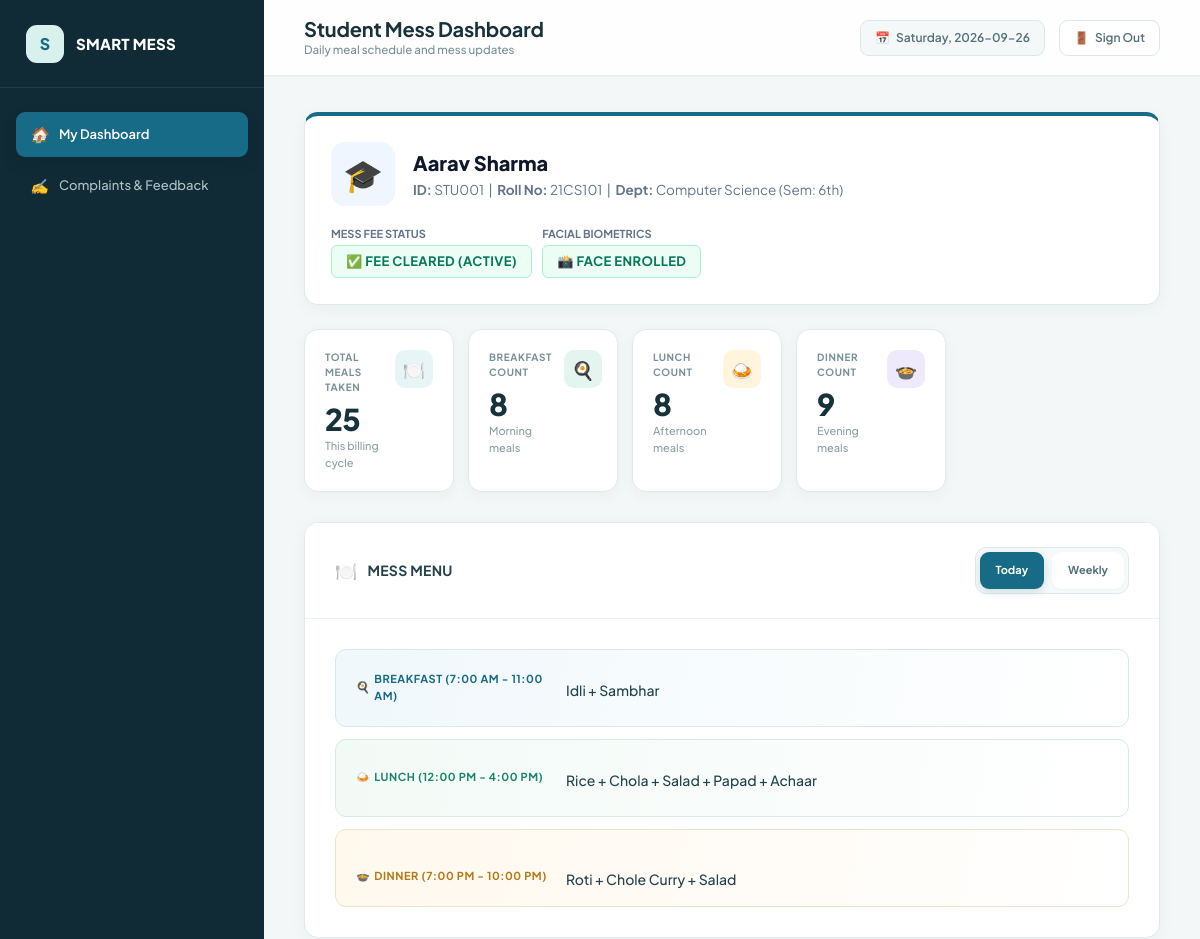
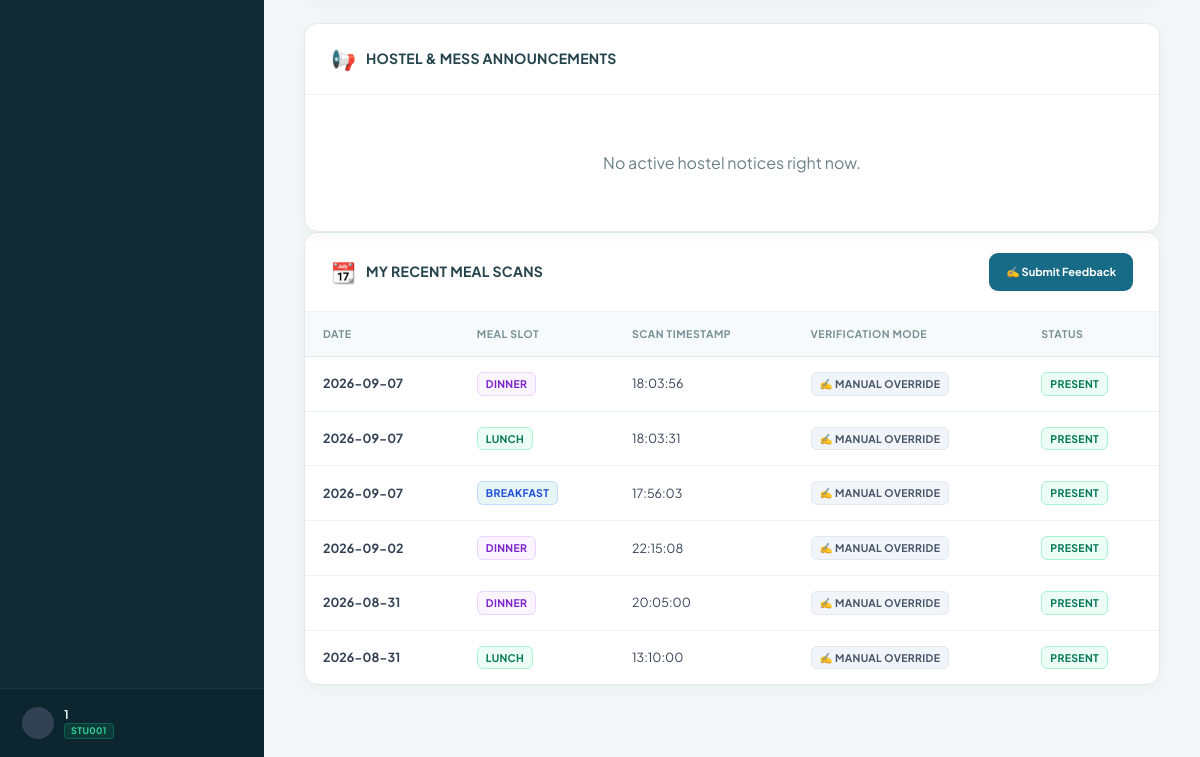
Page /student/dashboard (signed in) on the earlier database version (2 pictures, top to bottom).
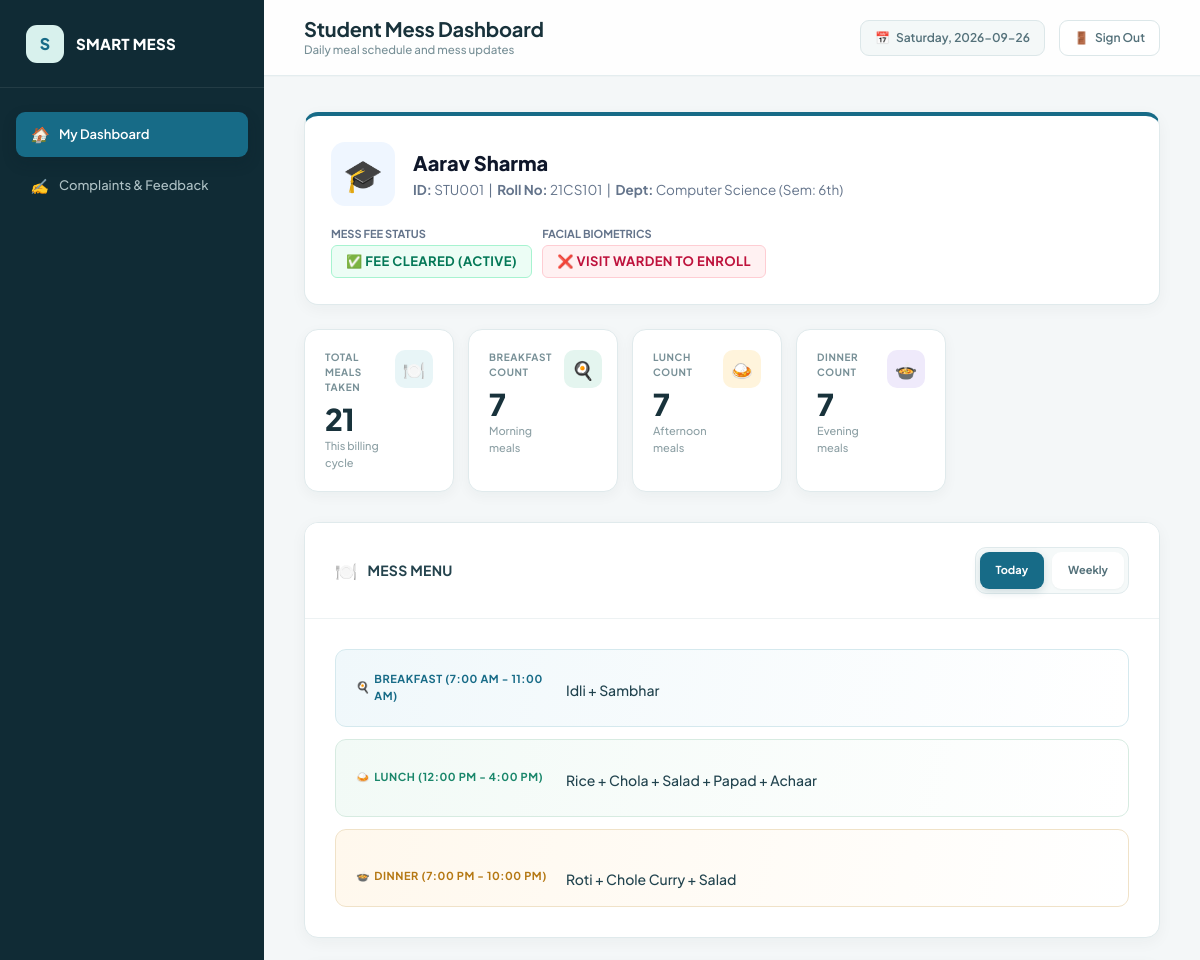
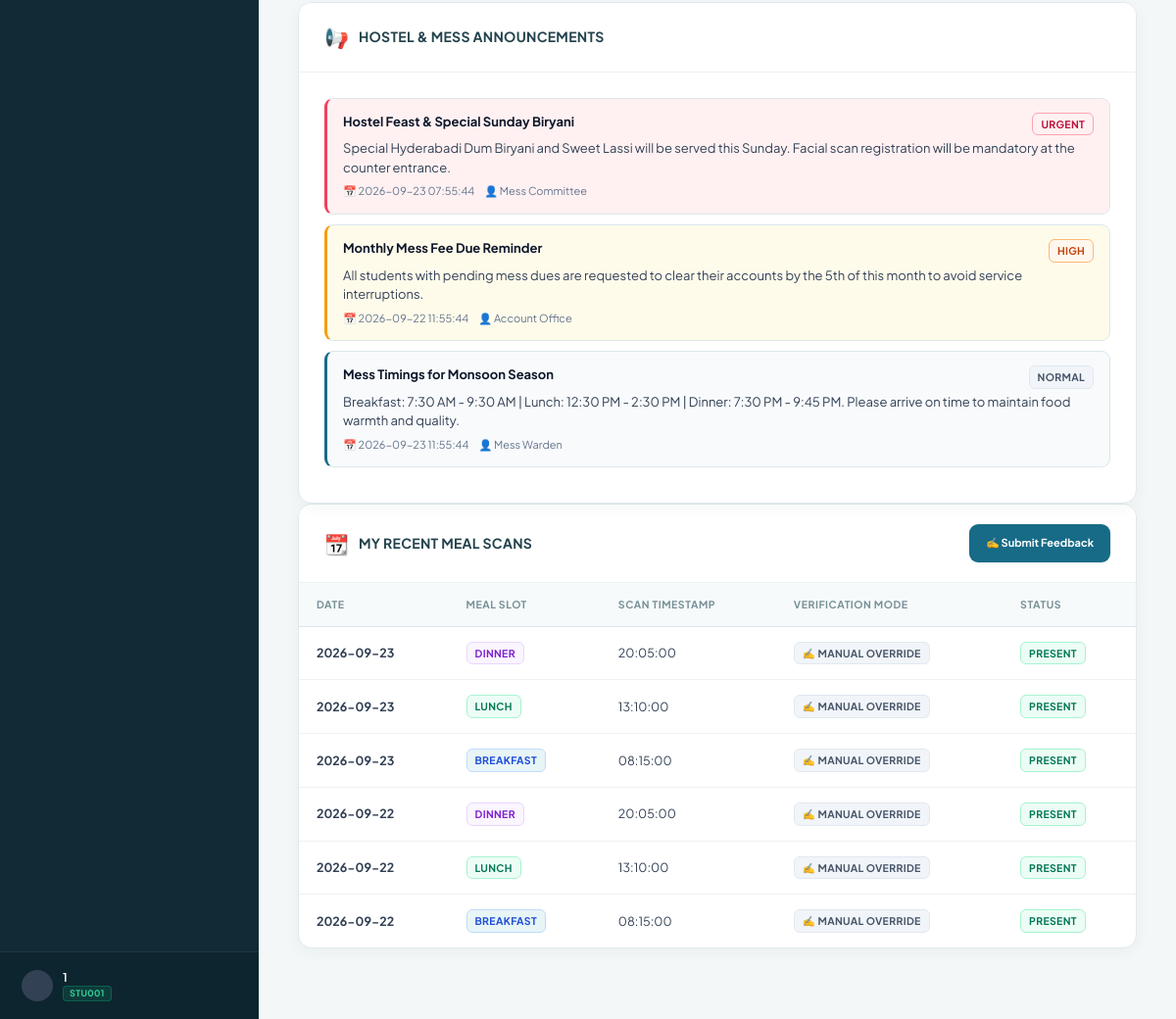
Same page on the later database version (2 pictures, top to bottom).
### tables this page shows
CREATE TABLE attendance (
        id INTEGER PRIMARY KEY AUTOINCREMENT,
        student_id TEXT NOT NULL,
        date TEXT NOT NULL,
        time TEXT NOT NULL,
        meal TEXT NOT NULL,
        status TEXT DEFAULT 'Present',
        marked_by TEXT DEFAULT 'Admin',
        FOREIGN KEY (student_id) REFERENCES students(student_id) ON DELETE CASCADE,
        UNIQUE (student_id, date, meal)
    );

CREATE TABLE notices (
        id INTEGER PRIMARY KEY AUTOINCREMENT,
        title TEXT NOT NULL,
        content TEXT NOT NULL,
        priority TEXT DEFAULT 'Normal',
        created_by TEXT DEFAULT 'Mess Admin',
        created_at TEXT NOT NULL
    );

### app.py (the view, shortened to what this page needs)
@app.route("/student/dashboard")
@student_required
def student_dashboard():
    student_id = session.get("student_id")
    current_day = datetime.now().strftime("%A")
    menu_view = request.args.get("menu_view", "today")
    conn = get_db_connection()
    cursor = conn.cursor()
    cursor.execute("""
    SELECT student_id, full_name, roll_number, branch, semester, mobile_number, payment_status, face_registered, registration_date
    FROM students
    WHERE student_id = ?
    """, (student_id,))
    student = cursor.fetchone()
    days = ["Monday", "Tuesday", "Wednesday", "Thursday", "Friday", "Saturday", "Sunday"]
    weekly_menu = {}
    for day in days:
        cursor.execute("SELECT meal_type, items, special_notes, availability_status FROM menu WHERE day_of_week = ?", (day,))
        day_rows = cursor.fetchall()
        weekly_menu[day] = {row["meal_type"]: {"items": row["items"], "special_notes": row["special_notes"], "availability_status": row["availability_status"]} for row in day_rows}
    cursor.execute("SELECT meal_type, items, special_notes, availability_status FROM menu WHERE day_of_week = ?", (current_day,))
    menu_rows = cursor.fetchall()
    today_menu = {row["meal_type"]: {"items": row["items"], "special_notes": row["special_notes"], "availability_status": row["availability_status"]} for row in menu_rows}
    cursor.execute("SELECT COUNT(*) FROM attendance WHERE student_id = ?", (student_id,))
    total_meals = cursor.fetchone()[0]
    cursor.execute("SELECT COUNT(*) FROM attendance WHERE student_id = ? AND meal = 'Breakfast'", (student_id,))
    breakfast_count = cursor.fetchone()[0]
    cursor.execute("SELECT COUNT(*) FROM attendance WHERE student_id = ? AND meal = 'Lunch'", (student_id,))
    lunch_count = cursor.fetchone()[0]
    cursor.execute("SELECT COUNT(*) FROM attendance WHERE student_id = ? AND meal = 'Dinner'", (student_id,))
    dinner_count = cursor.fetchone()[0]
    cursor.execute("""
    SELECT id, date, time, meal, status, marked_by
    FROM attendance
    WHERE student_id = ?
    ORDER BY date DESC, time DESC
    LIMIT 6
    """, (student_id,))
    recent_logs = cursor.fetchall()
    cursor.execute("SELECT id, title, content, priority, created_by, created_at FROM notices ORDER BY id DESC LIMIT 5")
    notices = cursor.fetchall()
    cursor.execute("""
    SELECT complaint_id, category, title, status, admin_response, created_at
    FROM complaints
    WHERE student_id = ?
    ORDER BY id DESC LIMIT 3
    """, (student_id,))
    my_complaints = cursor.fetchall()
    now_str = datetime.now().strftime("%Y-%m-%dT%H:%M")
    cursor.execute("""
    SELECT * FROM polls WHERE start_time <= ? AND end_time >= ? ORDER BY id DESC
    """, (now_str, now_str))
    active_poll_rows = cursor.fetchall()
    active_polls = []
    conn.close()
    return render_template(
        "student/dashboard.html",
        student=student,
        today_menu=today_menu,
        weekly_menu=weekly_menu,
        days=days,
        menu_view=menu_view,
        current_day=current_day,
        total_meals=total_meals,
        breakfast_count=breakfast_count,
        lunch_count=lunch_count,
        dinner_count=dinner_count,
        recent_attendance=recent_logs,
        recent_logs=recent_logs,
        notices=notices,
        my_complaints=my_complaints,
        active_polls=active_polls
    )

### app.py (called while the page is built)
def student_required(f):
    @wraps(f)
    def decorated_function(*args, **kwargs):
        if "user_role" not in session or session["user_role"] != "student":
            flash("Please log in with your Student ID to access the student portal.", "warning")
            return redirect(url_for("login"))
        return f(*args, **kwargs)
    return decorated_function

@app.context_processor
def inject_global_vars():
    now = datetime.now()
    return {
        "current_year": now.year,
        "current_date": now.strftime("%Y-%m-%d"),
        "current_day": now.strftime("%A"),
        "user_role": session.get("user_role"),
        "user_name": session.get("user_name"),
        "user_id": session.get("user_id"),
        "student_id": session.get("student_id")
    }

### database.py (called while the page is built)
def get_db_connection():
    conn = sqlite3.connect(DB_PATH)
    conn.row_factory = sqlite3.Row
    conn.execute("PRAGMA foreign_keys = ON;")
    return conn

### templates/student/dashboard.html (shortened to what the changed rows need)
{% extends "base.html" %}
{% block page_title %}Student Mess Dashboard{% endblock %}
{% block content %}
<div class="card" style="border-top: 4px solid var(--primary);">
  <div class="card-body">
    <div style="display: flex; align-items: center; justify-content: space-between; flex-wrap: wrap; gap: 20px;">
      <div style="display: flex; gap: 10px; align-items: center;">
        <div>
          <div style="font-size: 11px; color: #64748b; font-weight: 700; text-transform: uppercase;">Facial Biometrics</div>
          {% if student['face_registered'] == 1 %}
            <span class="badge badge-paid" style="font-size: 13px; padding: 6px 14px; margin-top: 2px;">
              📸 Face Enrolled
            </span>
          {% else %}
            <span class="badge badge-unpaid" style="font-size: 13px; padding: 6px 14px; margin-top: 2px;">
              ❌ Visit Warden to Enroll
            </span>
          {% endif %}
        </div>
      </div>
    </div>
  </div>
</div>
<div class="metrics-grid">
  <div class="metric-card">
    <div class="metric-info">
      <h3>Total Meals Taken</h3>
      <div class="metric-number">{{ total_meals }}</div>
      <div class="metric-sub">This billing cycle</div>
    </div>
  </div>
  <div class="metric-card">
    <div class="metric-info">
      <h3>Breakfast Count</h3>
      <div class="metric-number">{{ breakfast_count }}</div>
      <div class="metric-sub">Morning meals</div>
    </div>
  </div>
  <div class="metric-card">
    <div class="metric-info">
      <h3>Lunch Count</h3>
      <div class="metric-number">{{ lunch_count }}</div>
      <div class="metric-sub">Afternoon meals</div>
    </div>
  </div>
  <div class="metric-card">
    <div class="metric-info">
      <h3>Dinner Count</h3>
      <div class="metric-number">{{ dinner_count }}</div>
      <div class="metric-sub">Evening meals</div>
    </div>
  </div>
</div>
<div class="student-dashboard-sections">
  <div class="card student-announcements">
    <div class="card-body" style="max-height: 340px; overflow-y: auto;">
      {% for n in notices %}
        <div class="notice-item priority-{{ n['priority'] | lower }}">
          <div class="notice-header">
            <div class="notice-title">{{ n['title'] }}</div>
            <span class="badge badge-{{ n['priority'] | lower }}">{{ n['priority'] }}</span>
          </div>
          <p style="font-size: 13px; color: #334155; margin-top: 4px;">{{ n['content'] }}</p>
          <div class="notice-meta">
            <span>📅 {{ n['created_at'] }}</span>
            <span>👤 {{ n['created_by'] }}</span>
          </div>
        </div>
      {% else %}
        <div style="text-align: center; color: var(--text-muted); padding: 30px;">
          No active hostel notices right now.
        </div>
      {% endfor %}
    </div>
  </div>
</div>
<div class="card">
  <div class="card-body" style="padding: 0;">
    <div class="table-responsive">
      <table class="custom-table">
        <thead>
          <tr>
            <th>Date</th>
            <th>Meal Slot</th>
            <th>Scan Timestamp</th>
            <th>Verification Mode</th>
            <th>Status</th>
          </tr>
        </thead>
        <tbody>
          {% for r in recent_attendance %}
            <tr>
              <td><strong>{{ r['date'] }}</strong></td>
              <td><span class="badge badge-{{ r['meal'] | lower }}">{{ r['meal'] }}</span></td>
              <td>{{ r['time'] }}</td>
              <td>
                {% if r['marked_by'] == 'Face Recognition' %}
                  <span class="badge badge-paid">📸 Face Verified</span>
                {% else %}
                  <span class="badge badge-normal">✍️ Manual Override</span>
                {% endif %}
              </td>
              <td><span class="badge badge-paid">Present</span></td>
            </tr>
          {% else %}
            <tr>
              <td colspan="5" style="text-align: center; color: var(--text-muted); padding: 28px;">
                No meal attendance records recorded yet this month.
              </td>
            </tr>
          {% endfor %}
        </tbody>
      </table>
    </div>
  </div>
</div>
{% endblock %}

Differences in the rows shown:
removed attendance: date "2026-09-07", meal "DINNER", time "18:03:56", marked_by "✍️ MANUAL OVERRIDE"
removed attendance: date "2026-09-07", meal "LUNCH", time "18:03:31", marked_by "✍️ MANUAL OVERRIDE"
removed attendance: date "2026-09-07", meal "BREAKFAST", time "17:56:03", marked_by "✍️ MANUAL OVERRIDE"
removed attendance: date "2026-09-02", meal "DINNER", time "22:15:08", marked_by "✍️ MANUAL OVERRIDE"
changed students "Aarav Sharma": face_registered 1 → 0 (drawn)
added notices: title "Hostel Feast & Special Sunday Biryani", priority "URGENT", content "Special Hyderabadi Dum Biryani and Sweet Lassi will be served this Sunday. Facial scan registration will be mandatory at the counter entrance.", created_at "2026-09-23 07:55:44", created_by "Mess Committee"
added notices: title "Monthly Mess Fee Due Reminder", priority "HIGH", content "All students with pending mess dues are requested to clear their accounts by the 5th of this month to avoid service interruptions.", created_at "2026-09-22 11:55:44", created_by "Account Office"
added notices: title "Mess Timings for Monsoon Season", priority "NORMAL", content "Breakfast: 7:30 AM - 9:30 AM | Lunch: 12:30 PM - 2:30 PM | Dinner: 7:30 PM - 9:45 PM. Please arrive on time to maintain food warmth and quality.", created_at "2026-09-23 11:55:44", created_by "Mess Warden"
changed attendance (number 1 of 6 on the later page): date "2026-08-31" → "2026-09-23"
changed attendance (number 2 of 6 on the later page): date "2026-08-31" → "2026-09-23"
now on this page (row edited): attendance: date "2026-09-23", meal "BREAKFAST", time "08:15:00", marked_by "✍️ MANUAL OVERRIDE"
now on this page (row edited): attendance: date "2026-09-22", meal "DINNER", time "20:05:00", marked_by "✍️ MANUAL OVERRIDE"
now on this page (row edited): attendance: date "2026-09-22", meal "LUNCH", time "13:10:00", marked_by "✍️ MANUAL OVERRIDE"
now on this page (row edited): attendance: date "2026-09-22", meal "BREAKFAST", time "08:15:00", marked_by "✍️ MANUAL OVERRIDE"
Other differences:
{{ total_meals }}: "25" → "21"
{{ breakfast_count }}: "8" → "7"
{{ lunch_count }}: "8" → "7"
{{ dinner_count }}: "9" → "7"
text no longer shown: "📸 FACE ENROLLED No active hostel notices right now."
text now shown: "❌ VISIT WARDEN TO ENROLL"
